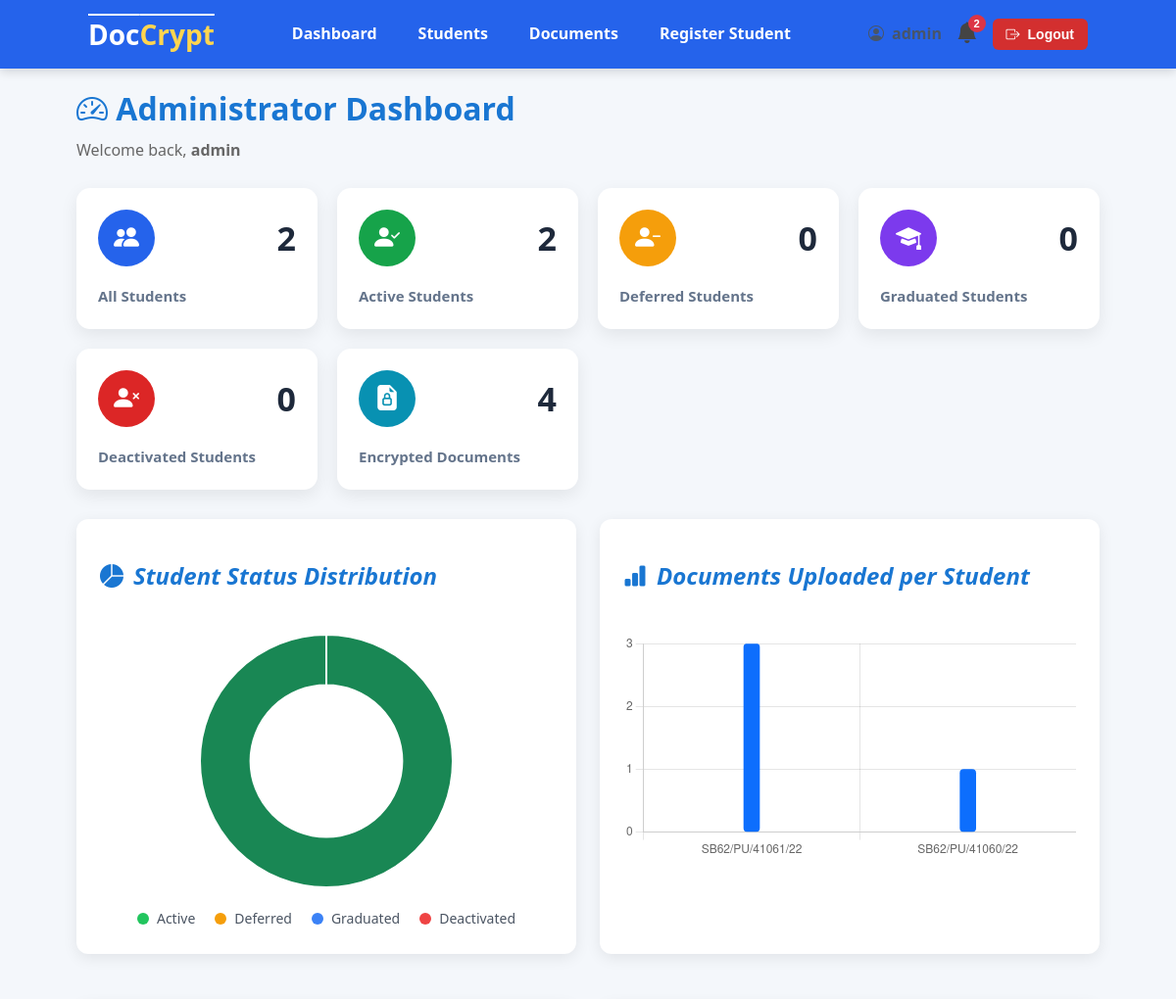
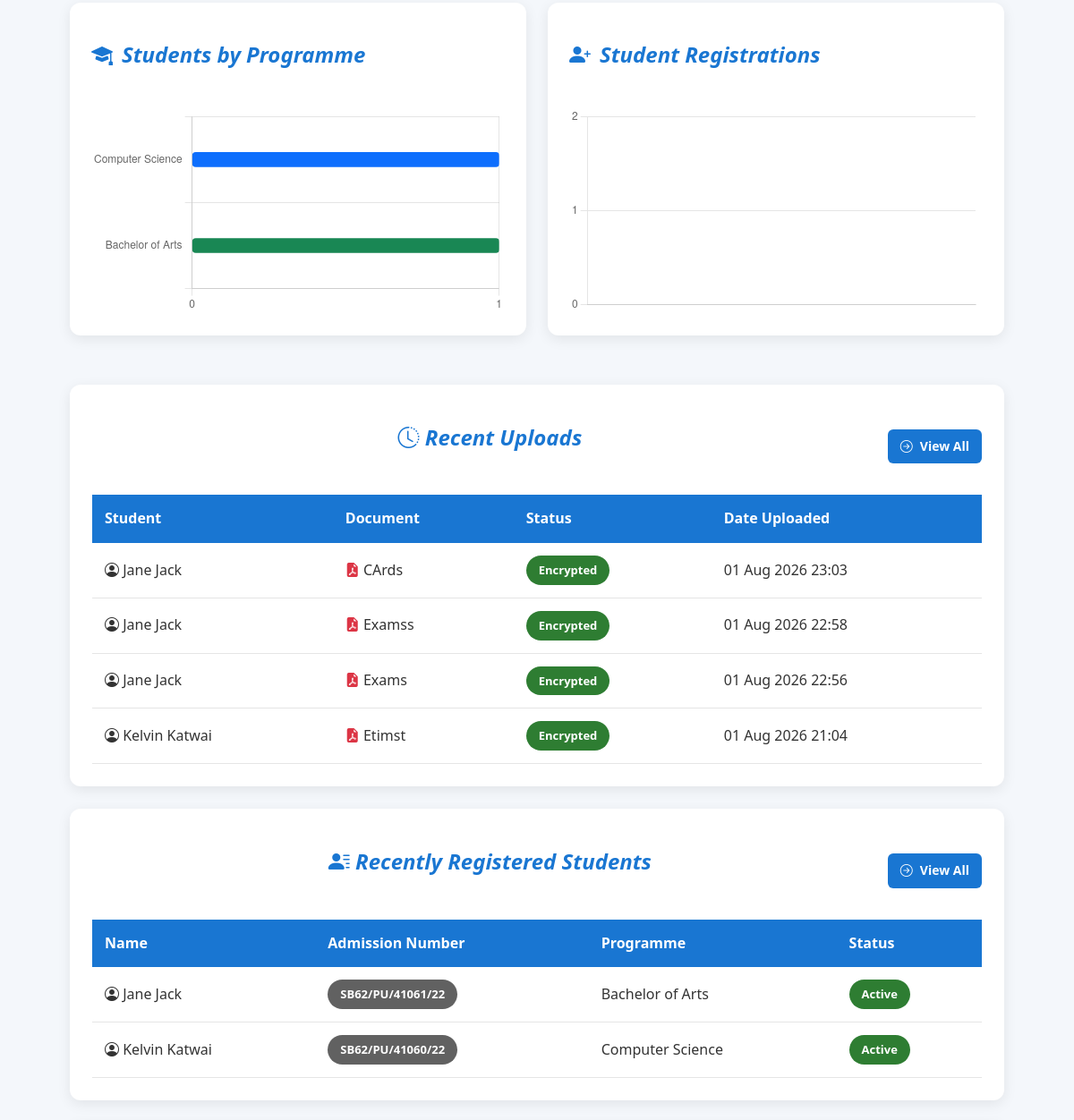
Before: /dashboard/ (signed in, upper part) with the older database file (2 pictures, top to bottom).
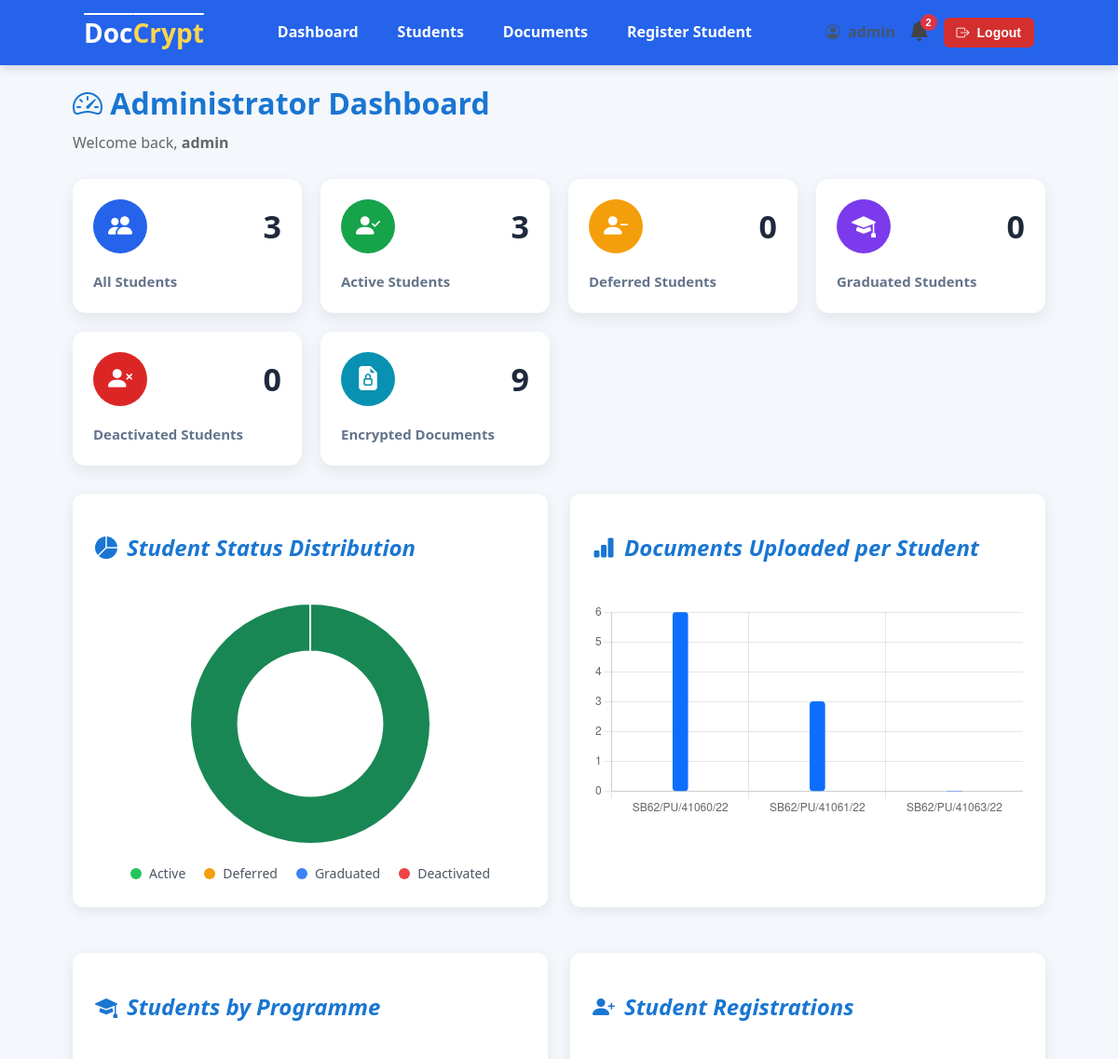
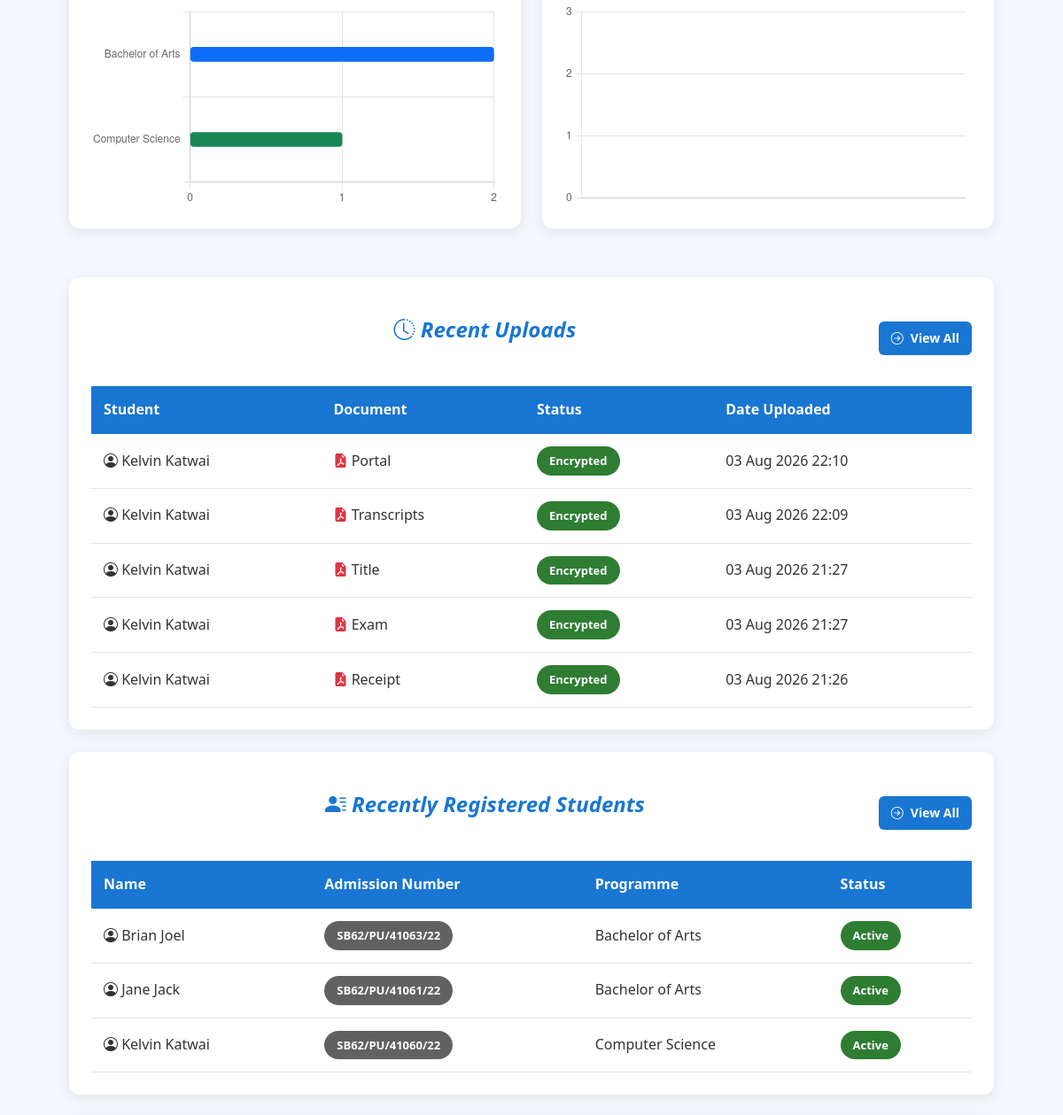
After: the same page with the newer database file (2 pictures, top to bottom).
### documents/models.py (models this page shows, shortened)
class Document(models.Model):
    class Status(models.TextChoices):
        PENDING = "PENDING", "Pending"
        ENCRYPTED = "ENCRYPTED", "Encrypted"
    student = models.ForeignKey(Student, on_delete=models.CASCADE, related_name="documents")
    uploaded_by = models.ForeignKey(CustomUser, on_delete=models.SET_NULL, null=True, related_name="uploaded_documents")
    title = models.CharField( max_length=255)
    original_filename = models.CharField(max_length=255, blank=True)
    original_file = models.FileField(max_length=255, blank=True, upload_to="documents/original/")
    encrypted_file = models.FileField(upload_to="documents/encrypted/", null=True, blank=True)
    encrypted_key = models.BinaryField(null=True, blank=True)
    status = models.CharField(max_length=30, choices=Status.choices, default=Status.PENDING, db_index=True)
    uploaded_at = models.DateTimeField(auto_now_add=True)
    encrypted_at = models.DateTimeField(null=True, blank=True)
    class Meta:
        ordering = ["-uploaded_at"]
        verbose_name = "Document"
        verbose_name_plural = "Documents"

### student/models.py (models this page shows, shortened)
class Student(models.Model):
    class Status(models.TextChoices):
        ACTIVE = "ACTIVE", "Active"
        DEFERRED = "DEFERRED", "Deferred"
        GRADUATED = "GRADUATED", "Graduated"
        DEACTIVATED = "DEACTIVATED", "Deactivated"
    class Year(models.IntegerChoices):
        YEAR_1 = 1 ,"Year 1"
        YEAR_2 = 2, "Year 2"
        YEAR_3 = 3, "Year 3"
        YEAR_4 = 4, "Year 4"
    user = models.OneToOneField(CustomUser,on_delete=models.CASCADE,related_name="student")
    admission_number = models.CharField(max_length=25,unique=True)
    first_name = models.CharField(max_length=50)
    last_name = models.CharField(max_length=50)
    phone_number = models.CharField(max_length=15,blank=True)
    programme = models.CharField(max_length=50)
    department = models.CharField(max_length=50)
    year_of_study = models.IntegerField(choices=Year.choices, default=Year.YEAR_1)
    status = models.CharField(max_length=25,choices=Status.choices, default=Status.ACTIVE)
    created_at = models.DateTimeField(auto_now_add=True)
    class Meta:
        ordering = ["admission_number"]
        verbose_name = "Student"
        verbose_name_plural = "Students"
    @property
    def full_name(self):
        return f"{self.first_name} {self.last_name}"

### users/views.py (the view, shortened to what this page needs)
# urls.py: path("dashboard/", views.dashboard, name="dashboard"),
@login_required
def dashboard(request):
    if request.user.is_admin:
        total_students = Student.objects.count()
        active_students = Student.objects.filter(status=Student.Status.ACTIVE).count()
        deferred_students = Student.objects.filter(status =Student.Status.DEFERRED).count()
        graduated_students = Student.objects.filter(status=Student.Status.GRADUATED).count()
        deactivated_students = Student.objects.filter(status=Student.Status.DEACTIVATED).count()
        total_documents = Document.objects.count()
        recent_documents = Document.objects.select_related("student").order_by("-uploaded_at")[:5]
        recent_students = Student.objects.order_by("-id")[:5]
        document_uploads = (
            Student.objects.annotate(upload_count=Count("documents"))
            .values("admission_number", "upload_count")
            .order_by("-upload_count")[:10]
        )
        document_upload_chart = {
            "labels": [item["admission_number"] for item in document_uploads],
            "counts": [item["upload_count"] for item in document_uploads],
        }
        programme_distribution = (
            Student.objects
            .values("programme")
            .annotate(total=Count("id"))
            .order_by("-total")
        )
        programme_chart = {
            "labels": [item["programme"] for item in programme_distribution],
            "counts": [item["total"] for item in programme_distribution],
        }
        registrations = (
            Student.objects
            .annotate(month=TruncMonth("created_at"))
            .values("month")
            .annotate(total=Count("id"))
            .order_by("month")
        )
        regisration_chart = {
            "lables": [
                item["month"].strftime("%b %Y") for item in registrations
            ],
            "counts": [
                item["total"] for item in registrations
            ],
        }
        context = {
            "total_students": total_students,
            "active_students": active_students,
            "deferred_students": deferred_students,
            "graduated_students": graduated_students,
            "deactivated_students": deactivated_students,
            "total_documents": total_documents,
            "recent_documents": recent_documents,
            "recent_students": recent_students,
            "student_status_chart": [
                active_students,
                deferred_students,
                graduated_students,
                deactivated_students,
            ],
            "document_upload_chart": json.dumps(document_upload_chart),
            "programme_chart": json.dumps(programme_chart),
            "registration_chart": json.dumps(regisration_chart),
        }
        return render(request, "users/admin_dashboard.html", context)

### notifications/context_processors.py (called while the page is built)
def notifications(request):
    if request.user.is_authenticated:
        notifications = Notification.objects.filter(
            recipient=request.user,
            is_read=False,
        ).order_by("-created_at")[:5]
        return {
            'notifications': notifications,
            "notification_count": notifications.count(),
        }
    return {
        "notifications": [],
        "notification_count":0,
    }

### users/models.py (called while the page is built)
    @property
    def is_admin(self):
        return self.role == self.Role.ADMIN or self.is_superuser

### users/templates/users/admin_dashboard.html (shortened to what the changed rows need)
{% extends "users/base.html" %}
{% block content %}
<div class="page-header">
    <div>
        <h1>
            <i class="bi bi-speedometer2"></i>
            Administrator Dashboard
        </h1>
    </div>
</div>
<div class="dashboard-grid">
    <div class="dashboard-card">
        <div class="dashboard-card-header">
            <div class="dashboard-icon students-icon">
                <i class="bi bi-people-fill"></i>
            </div>
            <h1>{{ total_students }}</h1>
        </div>
    </div>
    <div class="dashboard-card">
        <div class="dashboard-card-header">
            <div class="dashboard-icon active-icon">
                <i class="bi bi-person-check-fill"></i>
            </div>
            <h1>{{ active_students }}</h1>
        </div>
    </div>
    <div class="dashboard-card">
        <div class="dashboard-card-header">
            <h1>{{ deferred_students }}</h1>
        </div>
    </div>
    <div class="dashboard-card">
        <div class="dashboard-card-header">
            <h1>{{ graduated_students }}</h1>
        </div>
    </div>
    <div class="dashboard-card">
        <div class="dashboard-card-header">
            <h1>{{ deactivated_students }}</h1>
        </div>
    </div>
    <div class="dashboard-card">
        <div class="dashboard-card-header">
            <div class="dashboard-icon document-icon">
                <i class="bi bi-file-earmark-lock-fill"></i>
            </div>
            <h1>{{ total_documents }}</h1>
        </div>
    </div>
</div>
<div class="dashboard-charts">
    <div class="card">
        <div class="page-header">
            <h2 class="card-title">
                <i class="bi bi-pie-chart-fill"></i>
                Student Status Distribution
            </h2>
        </div>
    </div>
    <div class="card">
        <div class="page-header">
            <h2 class="card-title">
                <i class="bi bi-bar-chart-fill"></i>
                Documents Uploaded per Student
            </h2>
        </div>
        <canvas id="documentUploadChart"></canvas>
    </div>
    <div class="card">
        <div class="page-header">
            <h2 class="card-title">
                <i class="bi bi-mortarboard-fill"></i>
                Students by Programme
            </h2>
        </div>
        <canvas id="programmeChart"></canvas>
    </div>
    <div class="card">
        <div class="page-header">
            <h2 class="card-title">
                <i class="bi bi-person-plus-fill"></i>
                Student Registrations
            </h2>
        </div>
        <canvas id="registrationChart"></canvas>
    </div>
</div>
<div class="card">
    <div class="page-header">
        <h2 class="card-title">
            <i class="bi bi-clock-history"></i>
            Recent Uploads
        </h2>
    </div>
    <table>
        <thead>
            <tr>
                <th>Student</th>
                <th>Document</th>
                <th>Status</th>
                <th>Date Uploaded</th>
            </tr>
        </thead>
        <tbody>
            {% for document in recent_documents %}
            <tr>
                <td>
                <i class="bi bi-person-circle"></i>
                {{ document.student.full_name }}
                </td>
                <td>
                <i class="bi bi-file-earmark-pdf-fill text-danger"></i>
                {{ document.title }}
                </td>
                <td>
                    {% if document.status == "ENCRYPTED" %}
                        <span class="badge badge-success">
                            {{ document.get_status_display }}
                        </span>
                    {% else %}
                        <span class="badge badge-warning">
                            {{ document.get_status_display }}
                        </span>
                    {% endif %}
                </td>
                <td> {{ document.uploaded_at|date:"d M Y H:i" }} </td>
            </tr>
            {% endfor %}
        </tbody>
    </table>
</div>
<div class="card">
    <div class="page-header">
        <h2 class="card-title">
        <i class="bi bi-person-lines-fill"></i>
        Recently Registered Students
        </h2>
    </div>
    <table>
        <thead>
            <tr>
                <th>Name</th>
                <th>Admission Number</th>
                <th>Programme</th>
                <th>Status</th>
            </tr>
        </thead>
        <tbody>
            {% for student in recent_students %}
            <tr>
                <td> <i class="bi bi-person-circle"></i>
                    {{ student.full_name }} </td>
                <td><span class="badge badge-secondary">
                    {{ student.admission_number }} </span>
                </td>
                <td> {{ student.programme }} </td>
                <td>
                    {% if student.status == "ACTIVE" %}
                        <span class="badge badge-success">
                            {{ student.get_status_display }}
                        </span>
                    {% elif student.status == "DEFERRED" %}
                        <span class="badge badge-warning">
                            {{ student.get_status_display }}
                        </span>
                    {% elif student.status == "DEACTIVATED" %}
                        <span class="badge badge-danger">
                            {{ student.get_status_display }}
                        </span>
                    {% else %}
                        <span class="badge badge-secondary">
                            {{ student.get_status_display }}
                        </span>
                    {% endif %}
                </td>
            </tr>
            {% empty %}
            <tr>
                <td colspan="4">No registered students.</td>
            </tr>
            {% endfor %}
        </tbody>
    </table>
</div>
{% endblock %}

Changed rows visible on the page:
no longer on this page (row unchanged): Document: student.full_name "Jane Jack", title "CArds", status "Encrypted", uploaded_at "01 Aug 2026 23:03"
no longer on this page (row unchanged): Document: student.full_name "Jane Jack", title "Examss", status "Encrypted", uploaded_at "01 Aug 2026 22:58"
no longer on this page (row unchanged): Document: student.full_name "Jane Jack", title "Exams", status "Encrypted", uploaded_at "01 Aug 2026 22:56"
no longer on this page (row unchanged): Document: student.full_name "Kelvin Katwai", title "Etimst", status "Encrypted", uploaded_at "01 Aug 2026 21:04"
added Document: student.full_name "Kelvin Katwai", title "Portal", status "Encrypted", uploaded_at "03 Aug 2026 22:10"
added Document: student.full_name "Kelvin Katwai", title "Transcripts", status "Encrypted", uploaded_at "03 Aug 2026 22:09"
added Document: student.full_name "Kelvin Katwai", title "Title", status "Encrypted", uploaded_at "03 Aug 2026 21:27"
added Document: student.full_name "Kelvin Katwai", title "Exam", status "Encrypted", uploaded_at "03 Aug 2026 21:27"
added Document: student.full_name "Kelvin Katwai", title "Receipt", status "Encrypted", uploaded_at "03 Aug 2026 21:26"
added Student: full_name "Brian Joel", admission_number "SB62/PU/41063/22", programme "Bachelor of Arts", status "Active"
Other visible differences:
{{ total_students }}: "2" → "3"
{{ active_students }}: "2" → "3"
{{ total_documents }}: "4" → "9"
chart data {{ student_status_chart|safe }}: [2, 0, 0, 0] → [3, 0, 0, 0]
chart data {{ document_upload_chart|safe }}: {"labels": ["SB62/PU/41061/22", "SB62/PU/41060/22"], "counts": [3, 1]} → {"labels": ["SB62/PU/41060/22", "SB62/PU/41061/22", "SB62/PU/41063/22"], "counts": [6, 3, 0]}
chart data {{ programme_chart|safe }}: {"labels": ["Computer Science", "Bachelor of Arts"], "counts": [1, 1]} → {"labels": ["Bachelor of Arts", "Computer Science"], "counts": [2, 1]}
